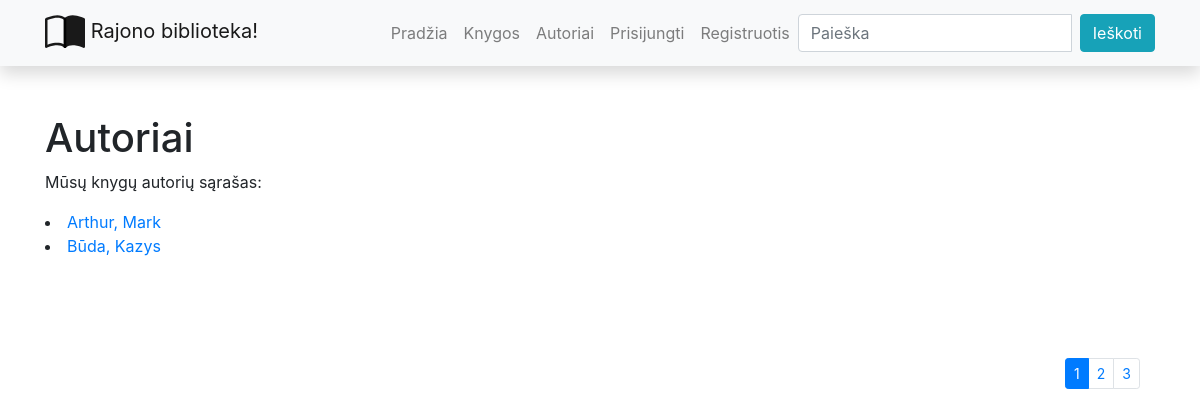
The page /library/authors/ on the database its author committed.
### library/models.py (models this page shows, shortened)
class Author(models.Model):
    first_name = models.CharField('Vardas', max_length=100)
    last_name = models.CharField('Pavardė', max_length=100)
    description = HTMLField(default="")
    def display_books(self):
        return ', '.join([book.title for book in self.books.all()][:3]) + "..."
    display_books.short_description = 'Knygos'
    class Meta:
        ordering = ['last_name', 'first_name']
    def __str__(self):
        return f'{self.last_name}, {self.first_name}'

### library/views.py (the view)
# urls.py: path('authors/', views.authors, name='authors'),
def authors(request):
    paginator = Paginator(Author.objects.all(), 2)
    page_number = request.GET.get('page')
    paged_authors = paginator.get_page(page_number)
    context = {
        'authors': paged_authors
    }
    return render(request, 'authors.html', context=context)

### library/templates/authors.html
{% extends "base.html" %}
{% block content %}
<h1>Autoriai</h1>
<p>Mūsų knygų autorių sąrašas: </p>
{% for author_obj in authors %}
<li><a href="{% url 'author-detail' author_obj.id  %}">
    {{author_obj}}</a></li>
{% endfor %}
<div class="container puslapiai">
    <nav aria-label="...">
        {% if authors.has_other_pages %}
            <ul class="pagination pagination-sm justify-content-end">
                {% for i in authors.paginator.page_range %}
                    {% if authors.number == i %}
                        <li class="page-item active">
                            <a class="page-link">{{ i }}</a>
                        </li>
                    {% else %}
                        <li class="page-item">
                            <a class="page-link" href="?page={{ i }}">{{ i }}</a>
                        </li>
                    {% endif %}
                {% endfor %}
            </ul>
        {% endif %}
    </nav>
</div>
{% endblock %}

### library/static/css/styles.css (style rules this page uses)
.puslapiai { margin-top: 100px; float: left; }

### rows shown on the page
Author: last_name+first_name "Arthur, Mark"
Author: last_name+first_name "Būda, Kazys"

### other values the page prints
{{ i }} "1"
{{ i }} "2" "3"
